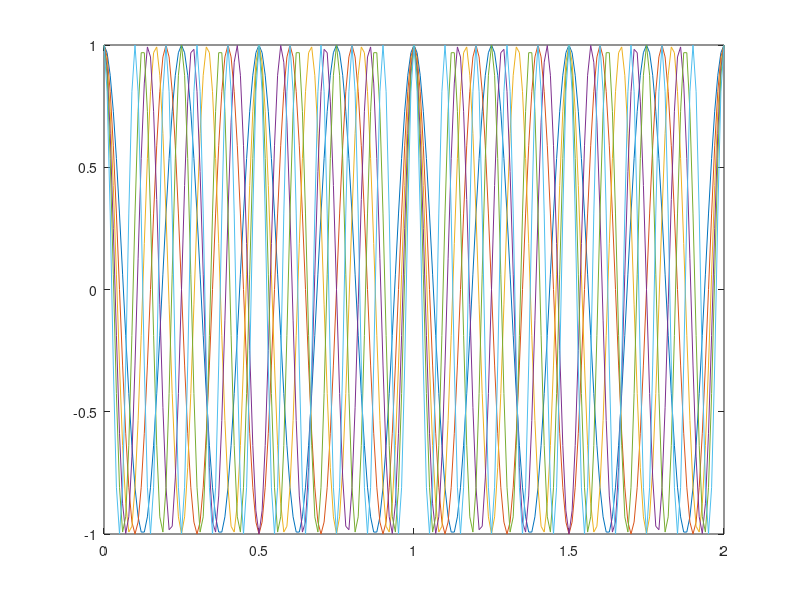
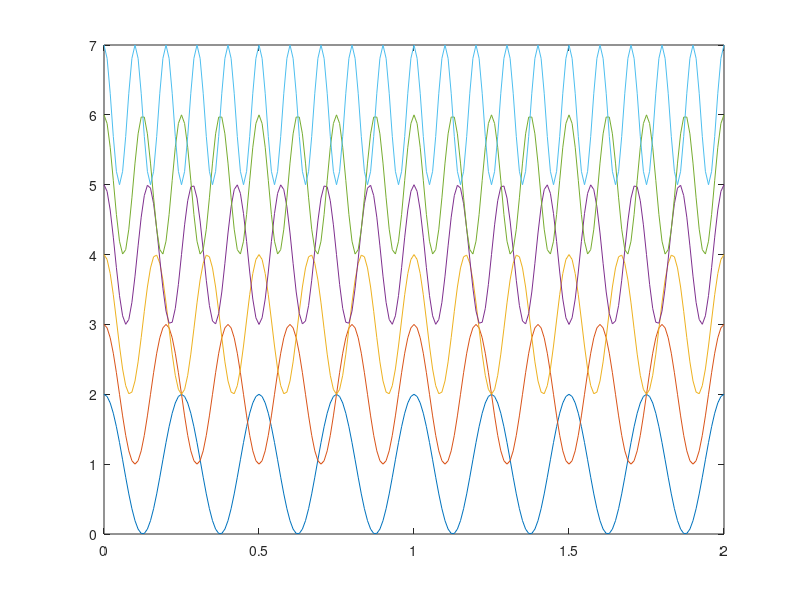
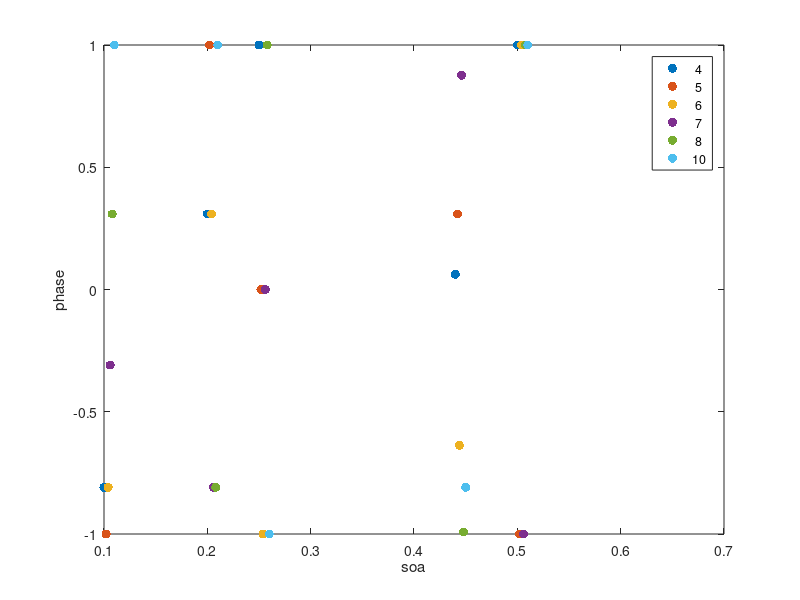

These charts were generated, in order, by the following MATLAB code:
% rd_simOscillations.m

t = 0:.01:2;
f = [4:8 10];

soas = [.1 .2 .25 .44 .5];
for i = 1:numel(soas)
    soaIdxs(i) = find(soas(i)==t);
end

a = cos(2*pi*f'*t);

dc = (1:numel(f))'*ones(size(t));

phases = a(:,soaIdxs);


figure
plot(t,a)

figure
plot(t,a+dc)

figure
xoffsets = repmat((0:numel(soas))/500, numel(soas), 1)';
plot((repmat(soas,numel(f),1)+xoffsets)', phases', '.', 'MarkerSize',20)
legend(num2str(f'))
xlabel('soa')
ylabel('phase')
